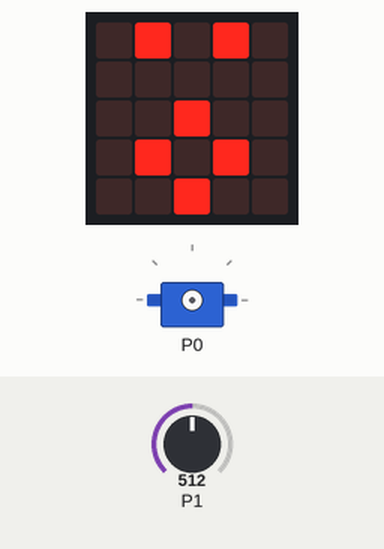
This program was run on a simulated BBC micro:bit (MakeCode). On the bench: the board's 5×5 LED display, servo. The inputs (shaded band) are chosen by the test bench; at power-on: P1 = 512 (analog values on the 0–1023 scale).

Above: at 1.2 s.
1.3 s: P1 set to 457
At 2.5 s:
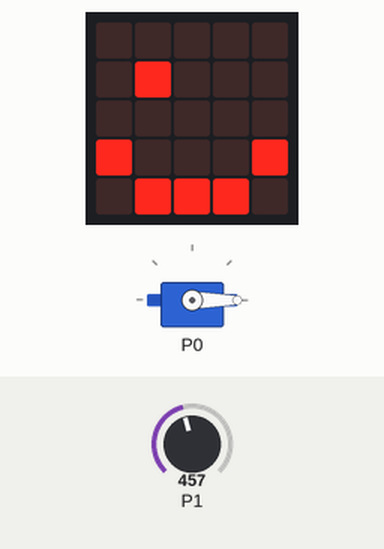
5.6 s: P1 set to 435
At 8.0 s:
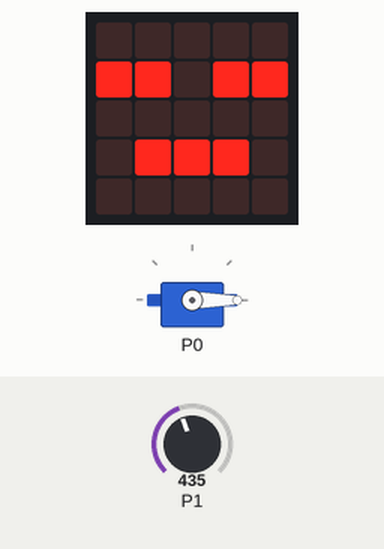
9.9 s: P1 set to 460
At 11.9 s:
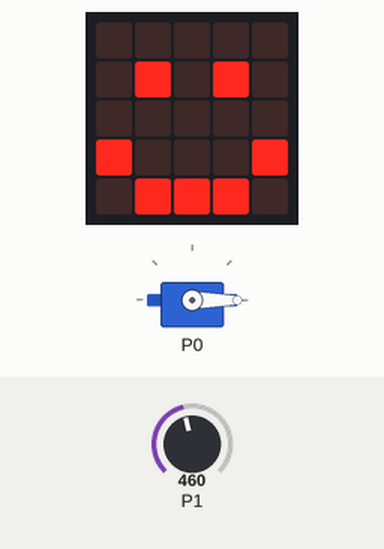
Timing chart, 0 to 19.6 s (numbered marks = the images above; inputs shaded):
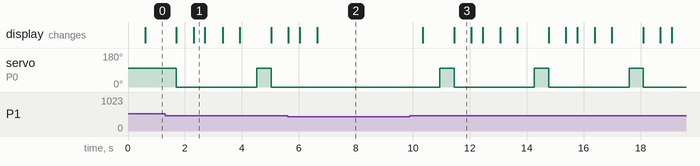

Measured:
- the behaviour switches between 451 and 450 on P1 (found by bisection; images 1 and 2)
- after the input at 5.6 s, servo on P0: stays 0° (without the input it goes to 100° after 2.2 s)
- after the input at 9.9 s, servo on P0: alternates 100° for 0.50 s and 0° for 2.8 s, starting after 1.0 s; the display: first changes after 0.45 s (image 3 shows a later state)
- what the display in image 1 shows lasts 0.4 s, from 2.3 s to 2.7 s
- what the display in image 3 shows lasts 0.6 s, from 11.4 s to 12.0 s

The program:

main.ts
```typescript
basic.forever(function () {
    basic.showIcon(IconNames.Asleep)
    if (pins.analogReadPin(AnalogPin.P1) > 450) {
        basic.showIcon(IconNames.Surprised)
        pins.servoWritePin(AnalogPin.P0, 100)
        basic.pause(500)
        pins.servoWritePin(AnalogPin.P0, 0)
        basic.showIcon(IconNames.Happy)
        basic.showLeds(`
            . . . . .
            . # . . .
            . . . . .
            # . . . #
            . # # # .
            `)
        basic.showIcon(IconNames.Happy)
    } else {
        pins.servoWritePin(AnalogPin.P0, 0)
    }
})
```

test.ts
```typescript
// テストはここに来ます。このパッケージが拡張機能として使用されるときにはコンパイルされません。
```
